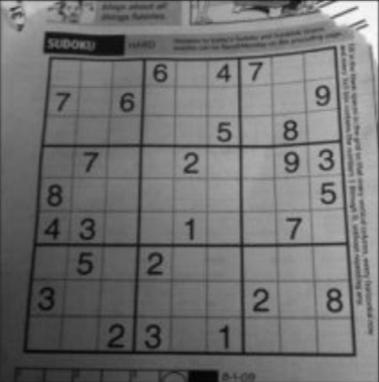
#> input picture data/sdk.png, 379 x 382 px, found by its file name
$ jupyter execute 'gg-12-적응적_이진화.ipynb'   (shell and % lines are left out)
#> lines starting #> are read from the running program, lines starting #| are printed output that depends on the picture; after the words box and inside, x2 and y2 are one past the last pixel; in counts of white or black regions, pixels touching at a corner belong together
<h1>적응적 이진화</h1>

<table class="tfo-notebook-buttons" align="left">
  <td>
    <a target="_blank" href="https://colab.research.google.com/github/swkim01/DSAC5/blob/main/gg-12-적응적_이진화.ipynb">구글 코랩에서 실행</a>
  </td>
  <td>
    <a target="_blank" href="https://github.com/swkim01/DSAC5/blob/main/gg-12-적응적_이진화.ipynb">깃헙에서 소스 보기</a>
  </td>
</table>

시작전에 sdk.png를 코랩 환경의 '/content/sample_data'에 업로드해준다.

[cell 1]
import cv2 as cv
import numpy as np
from matplotlib import pyplot as plt

# 이미지 읽기
img = cv.imread('./sdk.png',0)
#> img is the input picture: shape (382, 379); min 3, max 252, mean 113.5
#img = cv.imread('/content/sample_data/sdk.png',0)
img = cv.medianBlur(img,5)
ret,th1 = cv.threshold(img,127,255,cv.THRESH_BINARY)
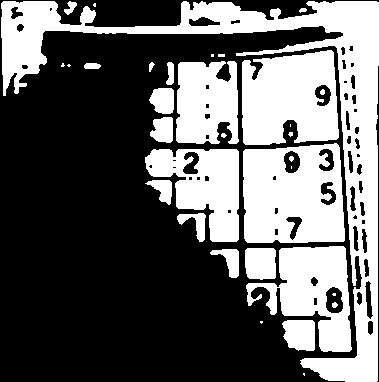
#> th1: shape (382, 379); 38.9% white; 33 white regions (10 under 20 px), largest, box (x1, y1, x2, y2) and area: (1, 1, 379, 382) 20387, (243, 143, 345, 243) 8568, (242, 50, 339, 145) 7573
th2 = cv.adaptiveThreshold(img,255,cv.ADAPTIVE_THRESH_MEAN_C,\
            cv.THRESH_BINARY,11,2)
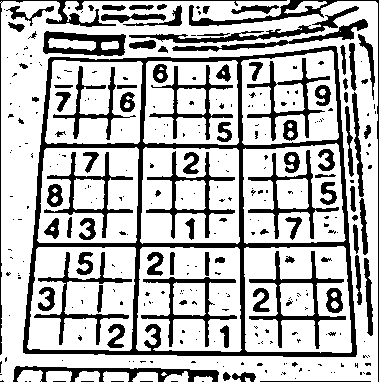
#> th2: shape (382, 379); 72.4% white; 317 black regions (223 under 20 px), largest, box (x1, y1, x2, y2) and area: (23, 46, 357, 357) 10545, (249, 251, 346, 349) 1466, (189, 0, 379, 382) 1397
th3 = cv.adaptiveThreshold(img,255,cv.ADAPTIVE_THRESH_GAUSSIAN_C,\
            cv.THRESH_BINARY,11,2)
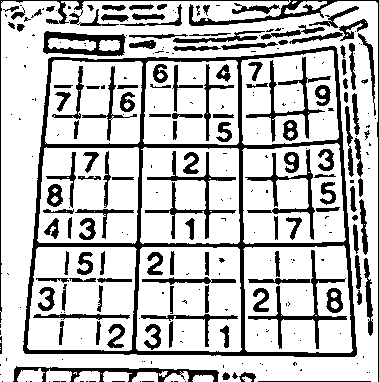
#> th3: shape (382, 379); 75.9% white; 282 black regions (153 under 20 px), largest, box (x1, y1, x2, y2) and area: (23, 46, 357, 357) 9269, (189, 0, 379, 382) 1312, (13, 366, 219, 382) 1132
titles = ['Original Image', 'Global Thresholding (v = 127)',
            'Adaptive Mean Thresholding', 'Adaptive Gaussian Thresholding']
images = [img, th1, th2, th3]
plt.figure(figsize=(10,10))
for i in range(4):
    plt.subplot(2,2,i+1),plt.imshow(images[i],'gray')
    plt.title(titles[i])
    plt.xticks([]),plt.yticks([])
plt.show()
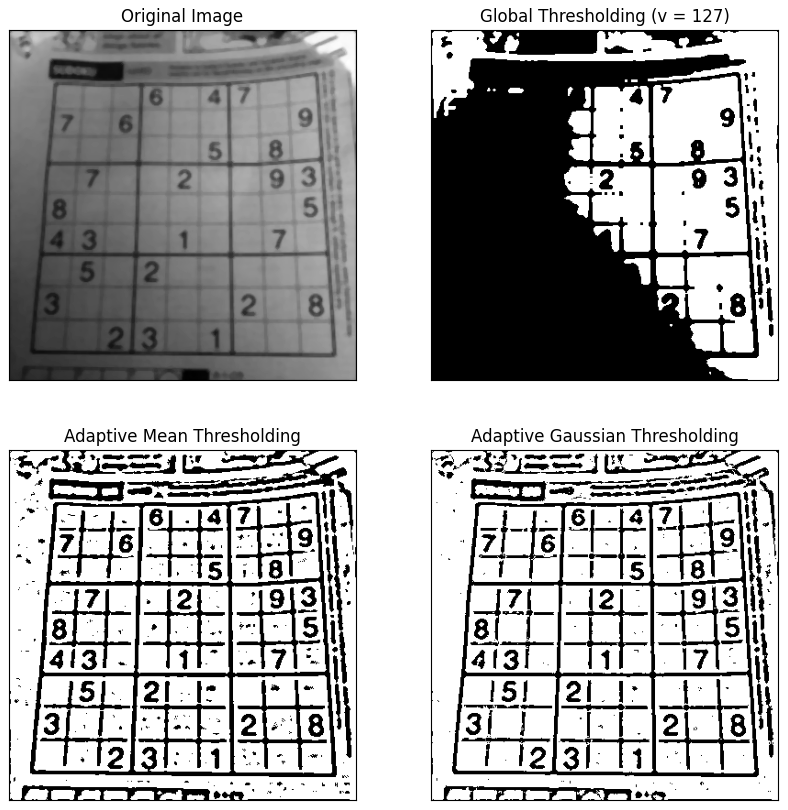
#> figure drawn by matplotlib, 4 panels
#> the sliders are set to x = 127, y = 127

[cell 2]
# import ipywidgets.interact class, this class will represent a slide bar.
from ipywidgets import interact
# use interact decorator to decorate the function, so the function can receive the slide bar's value with parameter x.
@interact(x=(0, 255), y=(0, 255))
def edgedetect(x, y):
#> called with x = 127, y = 127
    ret,th1 = cv.threshold(img,x,y,cv.THRESH_BINARY)
#> ret = 127
    plt.imshow(th1, cmap='gray')
    plt.show()

$ run again, with data/gradient.png copied over data/sdk.png
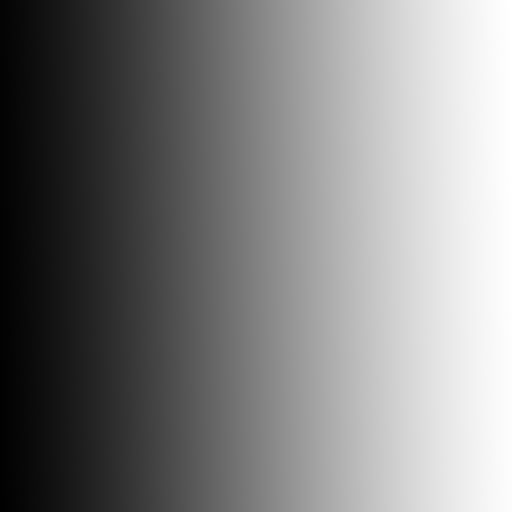
#> input picture data/gradient.png, 512 x 512 px, found by its file name
#> `ret,th1 = cv.threshold(img,127,255,cv.THRESH_BINARY)`:
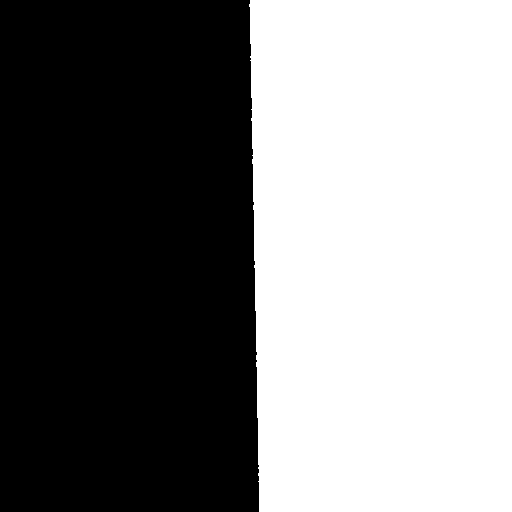
#> th1: shape (512, 512); 50.3% white; 1 black region, box (x1, y1, x2, y2) and area: (0, 0, 259, 512) 130268
#> th2: shape (512, 512); every value is 255
#> `plt.show()`:
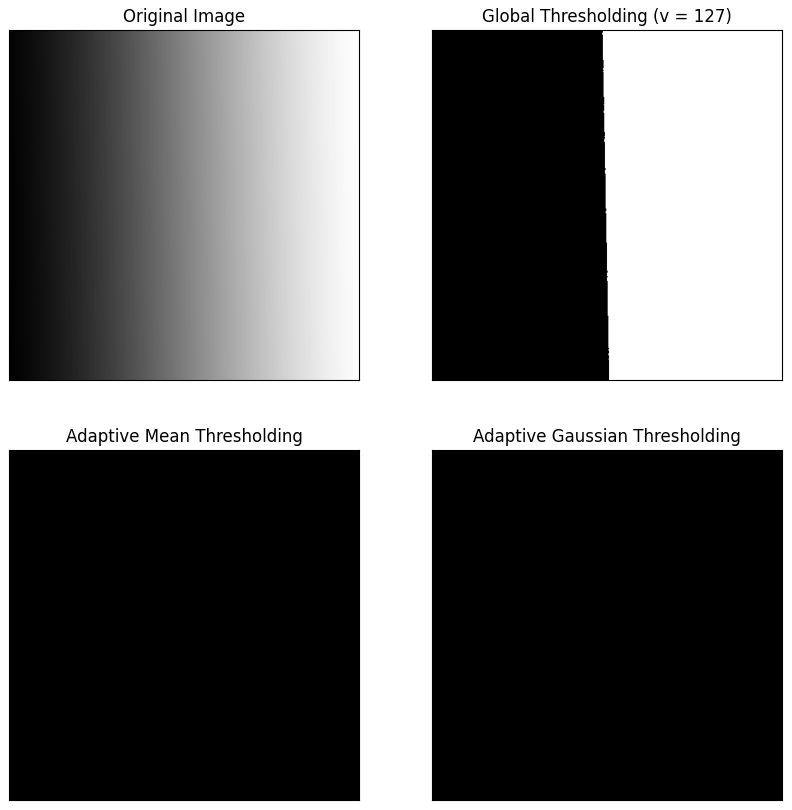
#> figure drawn by matplotlib, 4 panels
#> ret = 127
